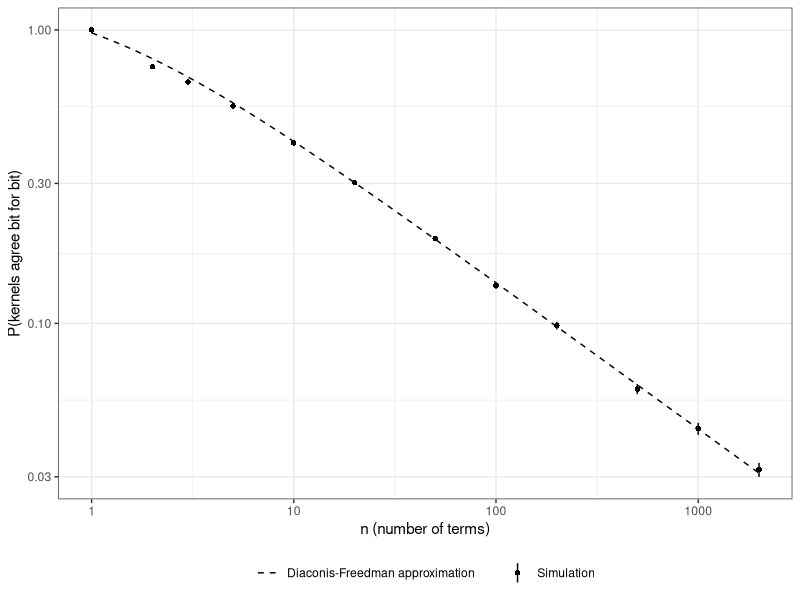

The R script that drew this image:
# illustration.R -- reproduces the agreement figure (figs/agreement.pdf) and the numbers quoted
# in the "Numerical illustration" section of blas_kernels.tex.
# Run from the directory containing blas_kernels.tex:  Rscript illustration.R
library(ggplot2)

set.seed(2026)
reps <- 40000
a0 <- 1.5 * 2^20                   # running total in the binade [2^20, 2^21)
h <- 2^(20 - 52)                   # its grid spacing: one ulp
ns <- c(1, 2, 3, 5, 10, 20, 50, 100, 200, 500, 1000, 2000)
rterm <- function(k) (runif(k) + runif(k) * 2^-32) * 2^-10   # full-precision terms

# Theorem 1: kernel A adds each term to the large running total,
# kernel B sums the terms at small magnitude first and adds the result once
sim <- do.call(rbind, lapply(ns, function(n) {
  sA <- rep(a0, reps)
  tB <- rep(0, reps)
  for (j in seq_len(n)) {
    x <- rterm(reps)
    sA <- sA + x
    tB <- tB + x
  }
  D <- (sA - (a0 + tB)) / h        # difference in ulps
  stopifnot(all(D == round(D)))    # Theorem 1 (i): always a whole number of ulps
  data.frame(n = n, p = mean(D == 0), se = sd(D == 0) / sqrt(reps))
}))
sim$approx <- sqrt(6 / (pi * (sim$n + 1)))     # Diaconis-Freedman approximation, Theorem 1 (ii)

# Within one binade the order does not matter: forward vs reverse summation onto the large total
same_grid <- do.call(rbind, lapply(c(10, 100, 1000), function(n) {
  X <- matrix(rterm(5000 * n), 5000, n)
  fwd <- rep(a0, 5000); for (j in seq_len(n)) fwd <- fwd + X[, j]
  bwd <- rep(a0, 5000); for (j in rev(seq_len(n))) bwd <- bwd + X[, j]
  data.frame(n = n, agree = mean(fwd == bwd))
}))

# Figure
nn <- exp(seq(log(1), log(2000), length.out = 100))
fig <- ggplot() +
  geom_line(data = data.frame(n = nn, p = sqrt(6 / (pi * (nn + 1)))),
            aes(n, p, linetype = "Diaconis-Freedman approximation")) +
  geom_pointrange(data = sim, aes(n, p, ymin = p - 2 * se, ymax = p + 2 * se,
                                  shape = "Simulation"), size = 0.3) +
  scale_x_log10() +
  scale_y_log10() +
  scale_linetype_manual(values = c("Diaconis-Freedman approximation" = "dashed")) +
  scale_shape_manual(values = c("Simulation" = 16)) +
  labs(x = "n (number of terms)", y = "P(kernels agree bit for bit)", linetype = NULL, shape = NULL) +
  theme_bw() +
  theme(legend.position = "bottom")
dir.create("figs", showWarnings = FALSE)
ggsave("figs/agreement.pdf", fig, width = 6.5, height = 4)

# Numbers quoted in the text
two <- sim$n == 2
cat(sprintf("n = 2: agreement rate %.3f (standard error %.3f); exact value 3/4\n", sim$p[two], sim$se[two]))
cat(sprintf("n = 2: Diaconis-Freedman approximation %.3f, %.1f%% above 3/4; direct CLT sqrt(6/(pi n)) %.3f\n",
            sim$approx[two], 100 * (sim$approx[two] / 0.75 - 1), sqrt(6 / (pi * 2))))
z <- (sim$approx - sim$p) / sim$se
cat(sprintf("n >= 10: approximation within %.1f standard errors of every simulated rate\n", max(abs(z[sim$n >= 10]))))
cat("same-grid agreement (n = 10, 100, 1000):", paste0(round(100 * same_grid$agree, 2), "%"), "\n")
